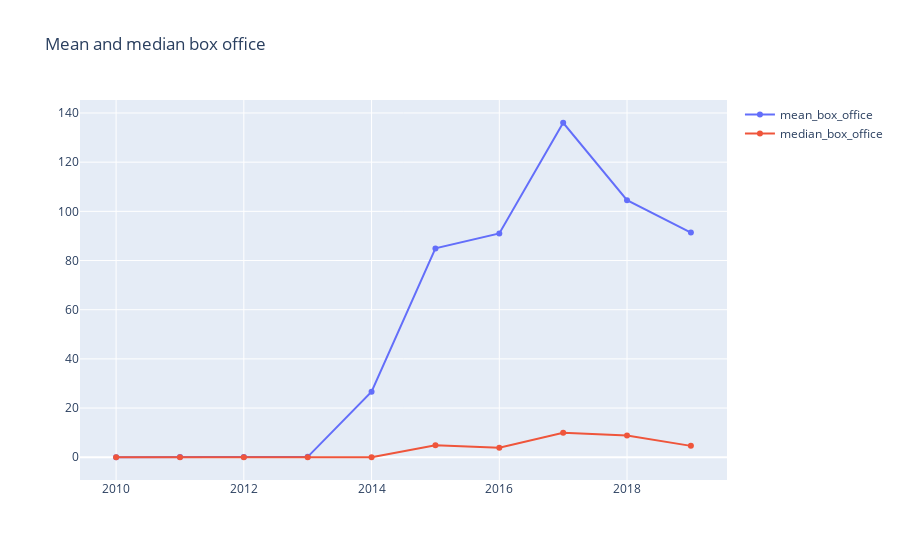

The notebook cell saved with this chart:
### Code cell
trace0 = go.Scatter(
    x=average_box_office.index,
    y=average_box_office.mean_box_office,
    name='mean_box_office'
)

trace1 = go.Scatter(
    x=average_box_office.index,
    y=average_box_office.median_box_office,
    name='median_box_office'
)

data = [trace0, trace1]
layout = {'title': 'Mean and median box office'}

fig = go.Figure(data=data, layout=layout)
iplot(fig, show_link=False)

### Figure 1 — Plotly figure (JSON) as saved in the notebook; plotly's stock layout.template omitted (floating-point values rounded to 4 significant figures)
{"data": [{"name": "mean_box_office", "type": "scatter", "x": [2010, 2011, 2012, 2013, 2014, 2015, 2016, 2017, 2018, 2019], "y": [0.02313, 0.1294, 0.05434, 0.162, 26.68, 84.94, 91.0, 136.0, 104.6, 91.37]}, {"name": "median_box_office", "type": "scatter", "x": [2010, 2011, 2012, 2013, 2014, 2015, 2016, 2017, 2018, 2019], "y": [0.0017, 0.003, 0.00566, 0.003523, 0.01816, 4.921, 3.847, 9.968, 8.891, 4.628]}], "layout": {"title": {"text": "Mean and median box office"}}}
